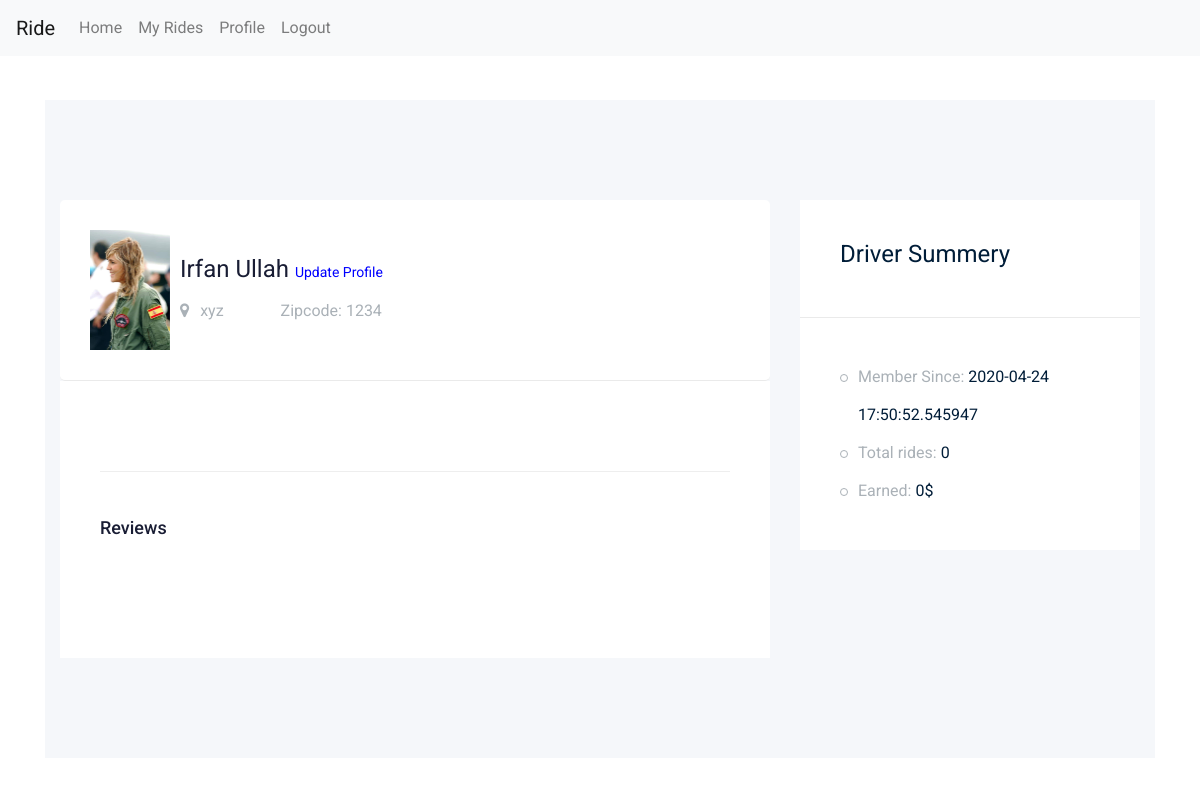
Page /driver/profile (signed in) on the earlier database version.
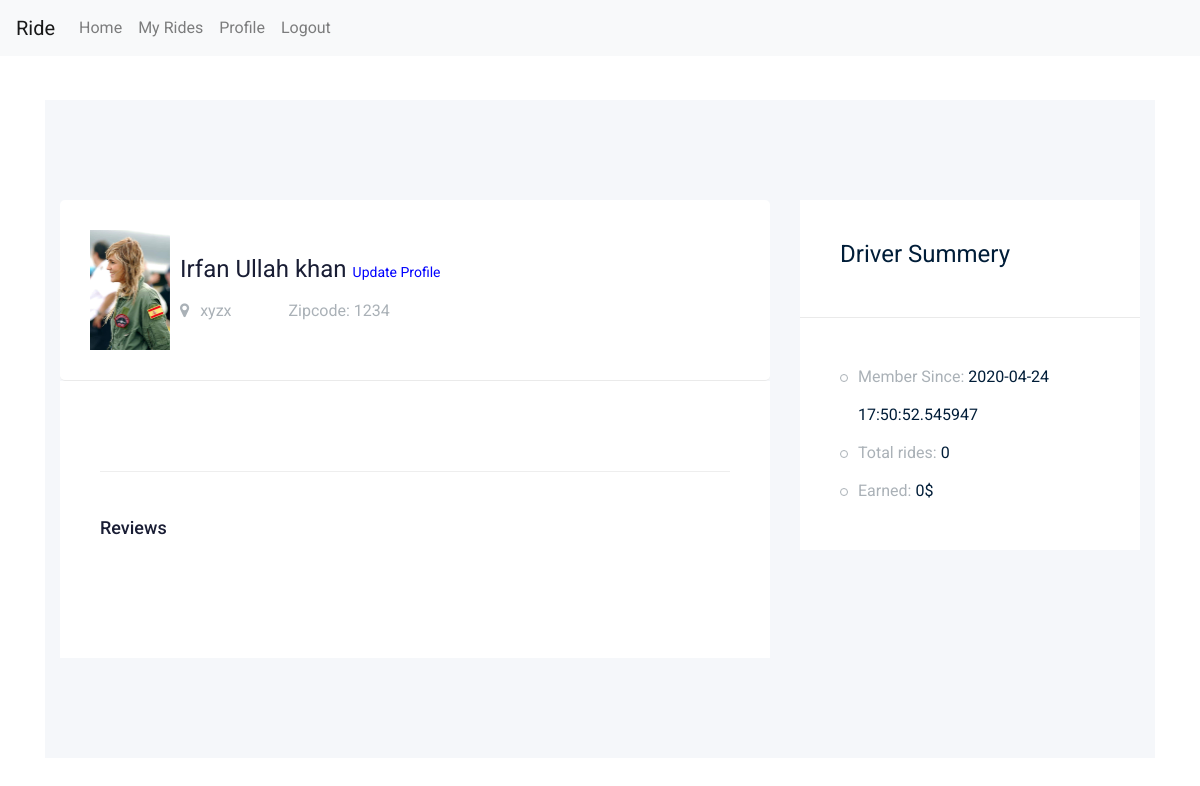
Same page on the later database version.
### app/models/models.py (models this page shows, shortened)
class User(db.Model,UserMixin):
    __tablename__ = "users"
    id = db.Column(db.Integer, primary_key=True)
    name = db.Column(db.String(100), nullable=False)
    surname = db.Column(db.String(100), nullable=False)
    email = db.Column(db.String(100), unique=True, nullable=False)
    country = db.Column(db.String(100),nullable=True)
    password = db.Column(db.String(150), nullable=False)
    zipcode = db.Column(db.Integer, default=0)
    roles = db.Column(db.String(10), default="Passenger")
    profile_image = db.Column(db.String(255), nullable=True, default="0")
    profile_description = db.Column(db.String(255), nullable=True) #############
    isOnline = db.Column(db.Integer, nullable=False, default=0)
    member_since = db.Column(db.DateTime, nullable=False, default=datetime.utcnow)
    charges_per_kilo = db.Column(db.Integer, default=0) #only for driver ###############
    passengers = db.relationship('Ride', foreign_keys="[Ride.passenger_id]")
    drivers = db.relationship('Ride', foreign_keys="[Ride.driver_id]")

### app/driver/views.py (the view)
@driveblueprint.route('/profile')
@login_required
def profile():
    isDriver()
    loggedin_user= current_user
    user_id = loggedin_user.id
    total_rides = Ride.query.filter_by(driver_id=loggedin_user.id).count()
    spent = Ride.query.with_entities(func.sum(Ride.price).label('spent')).filter_by(driver_id=loggedin_user.id).all()
    reviews = db.session.query(Ride).join(User, User.id == Ride.driver_id).all()
    return render_template('driver_profile.html', user=loggedin_user, reviews=reviews, zipcode_updated=has_zipcode_been_updated(loggedin_user))

### app/driver/views.py (called while the page is built)
def isDriver():
    user = current_user
    if not user.roles == "Passenger":
        return redirect("/logout")

def has_zipcode_been_updated(user):
    if user.zipcode == 0:
        return True
    else:
        return False

### app/models/models.py (called while the page is built)
@login_manager.user_loader
def load_user(user_id):
    return User.query.get(user_id)

### app/driver/templates/driver_profile.html (shortened to what this page needs)
{% extends 'driver_masterlayout.html' %}
{% block body %}
<section class="contact-section section_padding">
    <div class="container">
        <div class="row">
            <div class="col-12">
            </div>
        </div>
        <div class="row">
            <div class="col-lg-12">
                <div class="job_details_area">
                    <div class="container">
                        <div class="row">
                            <div class="col-lg-8">
                                <div class="job_details_header">
                                    <div class="single_jobs white-bg d-flex justify-content-between">
                                        <div class="jobs_left d-flex align-items-center">
                                            <div class="" style="margin-right:10px;">
                                                {% if user.profile_image == "0" %}
                                                <img src="https://mdbootstrap.com/img/Photos/Others/placeholder-avatar.jpg"
                                                     class="img-responsive" style="width:80px;" alt="">
                                                {% else %}
                                                <img src="{{url_for('static',filename='uploads/'+user.profile_image)}}"
                                                     class="img-responsive" style="width:80px;" alt="">
                                                {% endif %}
                                            </div>
                                            <div class="jobs_conetent">
                                                <a href="#"><h4>{{user.name}} <span><a
                                                        href="{{url_for('driver_bp.update_profile')}}"
                                                        style="color:blue;font-size:14px;">Update Profile</a> </span>
                                                </h4></a>
                                                <div class="links_locat d-flex align-items-center">
                                                    <div class="location">
                                                        <p><i class="fa fa-map-marker"></i> {{user.country}}</p>
                                                    </div>
                                                    <div class="location">
                                                        <p>Zipcode: {{user.zipcode}}</p>
                                                    </div>
                                                </div>
                                            </div>
                                        </div>
                                    </div>
                                </div>
                                <div class="descript_wrap white-bg">
                                    <div class="comments-area">
                                        <h4>Reviews</h4>
                                    </div>
                                </div>
                            </div>
                            <div class="col-lg-4">
                                <div class="job_sumary">
                                    <div class="summery_header">
                                        <h3>Driver Summery</h3>
                                    </div>
                                    <div class="job_content">
                                        <ul>
                                            <li>Member Since: <span>{{user.member_since}}</span></li>
                                            <li>Total rides: <span>
                                {% if total_rides %}
 {{total_rides}}
                                        {% else %}
                                   0
                                    {% endif %}
                                </span></li>
                                            <li>Earned: <span>
                                    {% if spent %}
                                    {{spent}}$
                                {% else %}
                                    0$
                                    {% endif %}
                                    </span>
                                            </li>
                                        </ul>
                                    </div>
                                </div>
                            </div>
                        </div>
                    </div>
                </div>
            </div>
        </div>
    </div>
</section>
{% endblock %}

### app/driver/templates/driver_masterlayout.html (shortened to what this page needs)
<!doctype html>
<html class="no-js" lang="zxx">
<head>
    <link rel="stylesheet" href="{{ url_for('static', filename='css/bootstrap.min.css') }}">
    <link rel="stylesheet" href="{{ url_for('static', filename='css/owl.carousel.min.css') }}">
    <link rel="stylesheet" href="{{ url_for('static', filename='css/font-awesome.min.css') }}">
    <link rel="stylesheet" href="{{ url_for('static', filename='css/style.css') }}">
</head>
<body>
    <header>
         <nav class="navbar navbar-expand-lg navbar-light bg-light"style="position:fixed;z-index:1;width:100%;" >
  <a class="navbar-brand" href="#">Ride</a>
  <div class="collapse navbar-collapse" id="navbarSupportedContent">
    <ul class="navbar-nav mr-auto">
     <li class="nav-item">
      <a class="nav-link" href="/driver/">Home</a>
    </li>
    <li class="nav-item">
      <a class="nav-link" href="{{url_for('driver_bp.my_rides')}}">My Rides</a>
    </li>
          <li class="nav-item">
      <a class="nav-link" href="{{url_for('driver_bp.profile')}}">Profile</a>
    </li>
        <li class="nav-item">
      <a class="nav-link" href="/logout">Logout</a>
    </li>
    </ul>
  </div>
</nav>
    </header>
<div class="container" style="position:absolute;z-index:1;margin-top:20px;">
<div class="row">
<div class="col-md-6"></div>
<div class="col-md-6">
</div>
</div>
</div>
{% block body %}
{% endblock %}
</body>
</html>

Differences in the rows shown:
changed User: name "Irfan Ullah" → "Irfan Ullah khan"; country "xyz" → "xyzx"
